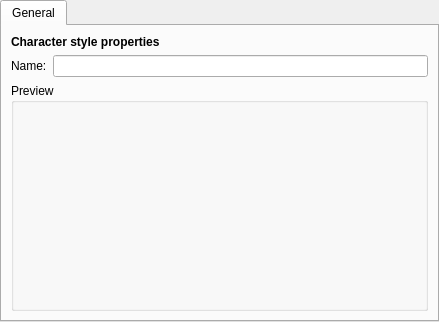
<ui version="4.0" >
 <class>CharacterGeneral</class>
 <widget class="QWidget" name="CharacterGeneral" >
  <property name="geometry" >
   <rect>
    <x>0</x>
    <y>0</y>
    <width>439</width>
    <height>322</height>
   </rect>
  </property>
  <property name="windowTitle" >
   <string>CharacterGeneral</string>
  </property>
  <layout class="QVBoxLayout" >
   <property name="leftMargin" >
    <number>0</number>
   </property>
   <property name="topMargin" >
    <number>0</number>
   </property>
   <property name="rightMargin" >
    <number>0</number>
   </property>
   <property name="bottomMargin" >
    <number>0</number>
   </property>
   <item>
    <widget class="QTabWidget" name="tabs" >
     <property name="sizePolicy" >
      <sizepolicy vsizetype="Expanding" hsizetype="Expanding" >
       <horstretch>99</horstretch>
       <verstretch>0</verstretch>
      </sizepolicy>
     </property>
     <widget class="QWidget" name="generalTab" >
      <attribute name="title" >
       <string>General</string>
      </attribute>
      <layout class="QGridLayout" >
       <item row="0" column="0" colspan="2" >
        <widget class="QLabel" name="label_2" >
         <property name="sizePolicy" >
          <sizepolicy vsizetype="Fixed" hsizetype="Preferred" >
           <horstretch>0</horstretch>
           <verstretch>0</verstretch>
          </sizepolicy>
         </property>
         <property name="text" >
          <string>&lt;b>Character style properties&lt;/b></string>
         </property>
        </widget>
       </item>
       <item row="1" column="0" >
        <widget class="QLabel" name="label" >
         <property name="text" >
          <string>Name:</string>
         </property>
         <property name="buddy" >
          <cstring>name</cstring>
         </property>
        </widget>
       </item>
       <item row="1" column="1" >
        <widget class="QLineEdit" name="name" />
       </item>
       <item row="2" column="0" colspan="2" >
        <widget class="QGroupBox" name="previewPane" >
         <property name="title" >
          <string>Preview</string>
         </property>
        </widget>
       </item>
      </layout>
     </widget>
    </widget>
   </item>
  </layout>
 </widget>
 <resources/>
 <connections/>
</ui>
